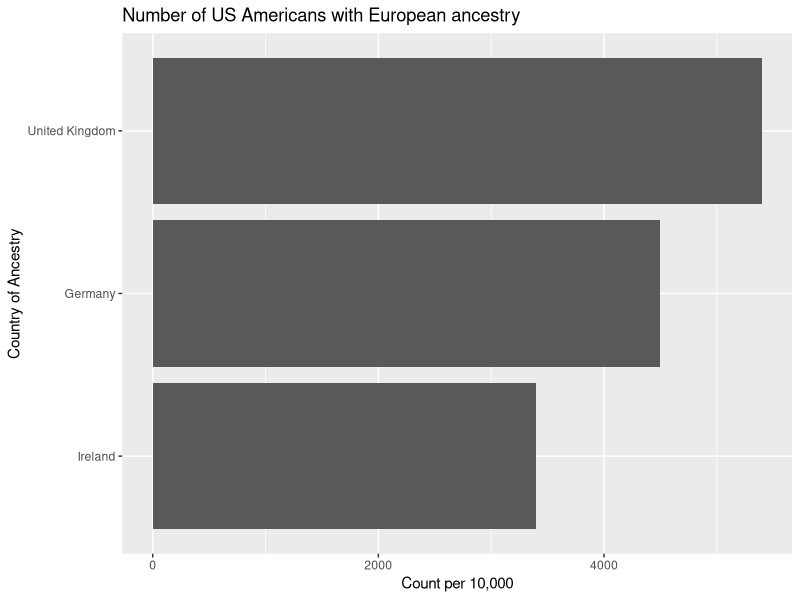
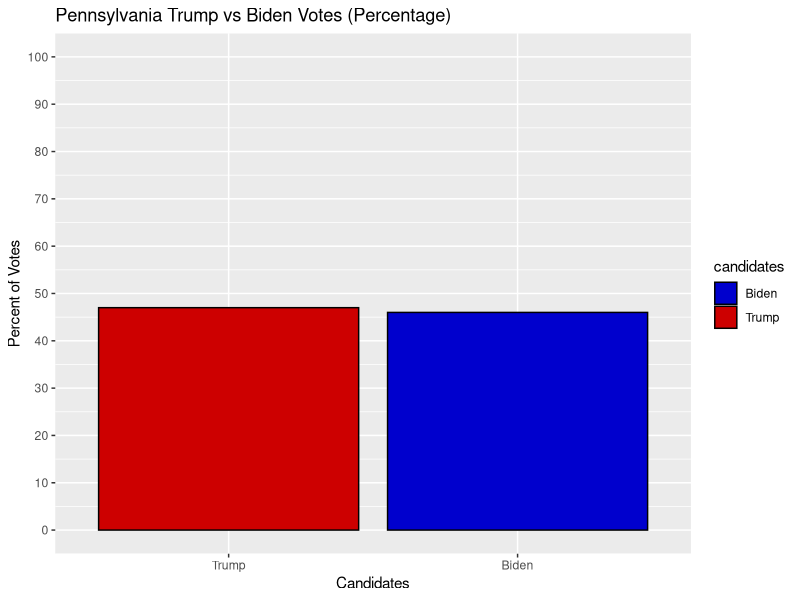
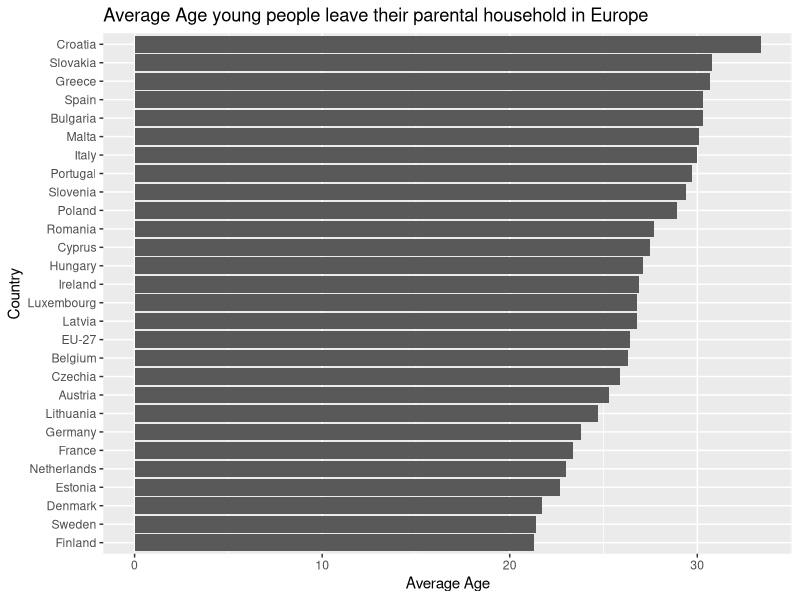
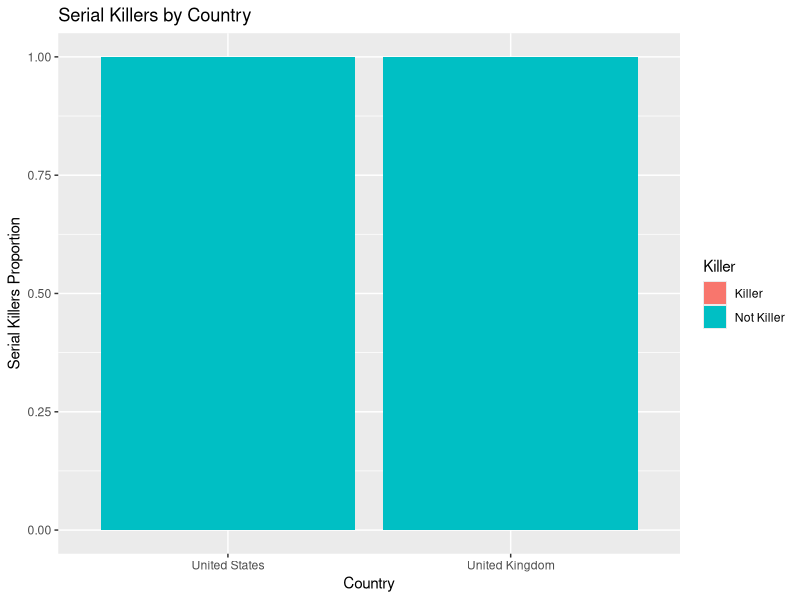

These charts were generated, in order, by the following R code:
## ---- chunk 1
library(tidyverse)
options(digits = 2)
## ---- chunk 2
europe_ancestry <- read.csv("CountryMap.csv") %>% 
  mutate(Country = as.factor(Country))
## ---- chunk 3
europe_ancestry_top3 <- europe_ancestry %>% 
  arrange(desc(Europe_Ancestry_Count)) %>% 
  top_n(3, Europe_Ancestry_Count)
europe_ancestry_top3
## ---- chunk 4
# Arrange left to right based on highest count. Highest count on the left
ggplot(europe_ancestry_top3, aes(x = (Europe_Ancestry_Count / 10000),
       y = fct_reorder(Country, Europe_Ancestry_Count))) +
  geom_bar(stat = "identity") +
  ggtitle("Number of US Americans with European ancestry") +
  xlab("Count per 10,000") +
  ylab("Country of Ancestry")
## ---- chunk 5
candidates <- as.factor(c("Trump", "Biden"))
votes <- c(47, 46)
PA_votes_pct <- data.frame(candidates, votes)
PA_votes_pct
## ---- chunk 6
ggplot(PA_votes_pct, aes(x = fct_rev(fct_reorder(candidates, votes)), y = votes)) +
  geom_bar(aes(fill = candidates), stat = "identity", col = "black") +
  scale_y_continuous(breaks = seq(0,100, by = 10), limits = c(0,100)) +
  scale_fill_manual(values=c("blue3","red3")) +
  ylab("Percent of Votes") +
  xlab("Candidates") +
  ggtitle("Pennsylvania Trump vs Biden Votes (Percentage)")
## ---- chunk 7
ave_age_live_independent <- read.csv("AverageAge_LeaveHousehold_perCountry.csv")
ave_age_live_independent <- ave_age_live_independent %>% 
  mutate(Country = as.factor(Country))
head(ave_age_live_independent)
## ---- chunk 8
ggplot(ave_age_live_independent, aes(y = fct_reorder(Country, Age), x = Age)) +
  geom_bar(stat = "identity") +
  xlab("Average Age") + 
  ylab("Country") +
  ggtitle("Average Age young people leave their parental household in Europe")
## ---- chunk 9
killers <- read.csv("Killers_per_country.csv")
killers <- killers %>% 
  mutate(Country = as.factor(Country))
head(killers)
## ---- chunk 10
ggplot(killers, aes(x = fct_rev(fct_reorder(Country, Killer_count)),
                       y = Killer_count, fill = Killer)) +
  geom_bar(stat = "identity", position = "fill") +
  ylab("Serial Killers Proportion") +
  xlab("Country") +
  ggtitle("Serial Killers by Country")
